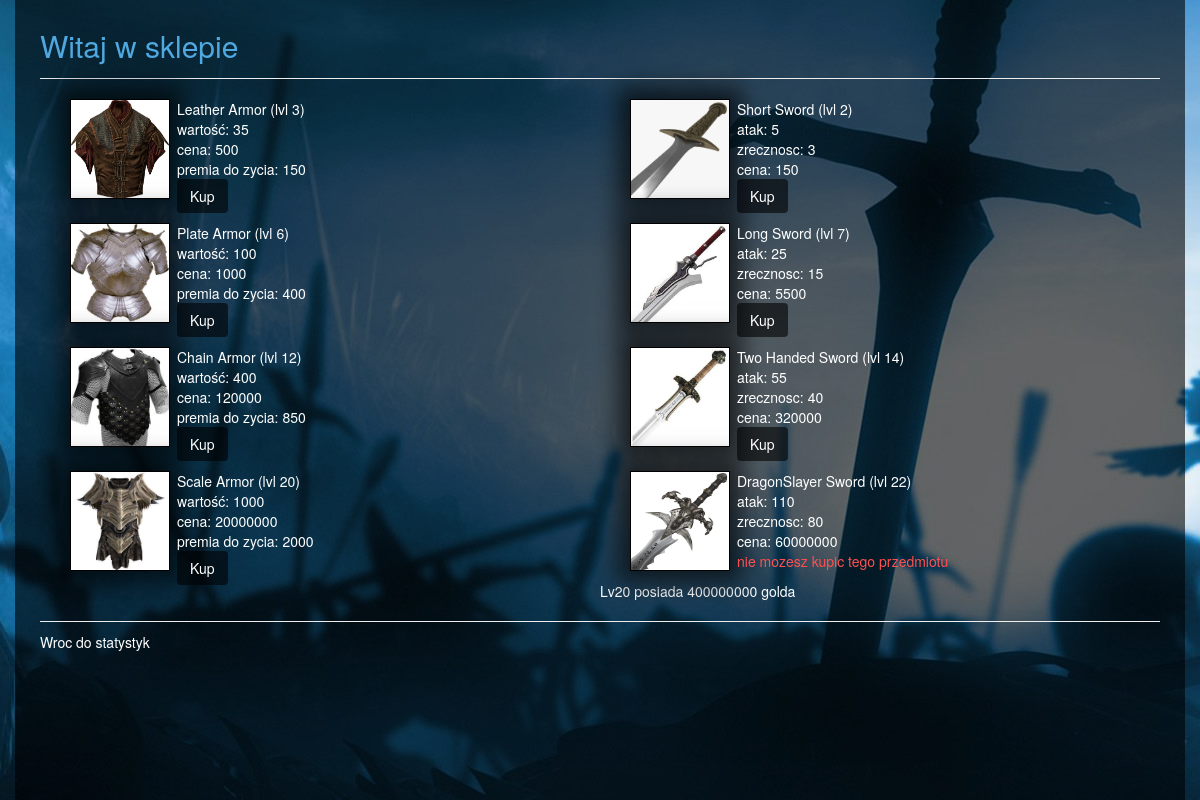
The app's page /player/7/shop/ with its own data.
### project/models.py (models this page shows, shortened)
class ArmorItem(models.Model):
    name = models.CharField(max_length=30)
    value = models.IntegerField()
    bonus_health = models.IntegerField()
    requiredlv = models.IntegerField()
    price = models.IntegerField()
    def __unicode__(self):
        return self.name

class Weapon(models.Model):
    name = models.CharField(max_length=30)
    bonus_attack = models.IntegerField()
    bonus_agility = models.IntegerField()
    requiredlv = models.IntegerField()
    price = models.IntegerField()
    def __unicode__(self):
        return self.name

class Player(models.Model):
    name = models.CharField(max_length=40)
    level = models.IntegerField()
    experience = models.IntegerField()
    requiredexp = models.IntegerField()
    strength = models.IntegerField()
    agility = models.IntegerField()
    maxhealth = models.IntegerField()
    health = models.IntegerField()
    attack = models.IntegerField()
    maxmana = models.IntegerField()
    mana = models.IntegerField()
    classname = models.ForeignKey(ClassName)
    armorid = models.ForeignKey(ArmorItem)
    bonus_attack = models.IntegerField()
    bonus_agility = models.IntegerField()
    bonus_health = models.IntegerField()
    isarmordamaged = models.BooleanField()
    gold = models.IntegerField()
    dot_damage = models.IntegerField()
    dot_rounds = models.IntegerField()
    small_elixir = models.IntegerField()
    medium_elixir = models.IntegerField()
    big_elixir = models.IntegerField()
    ultimate_elixir = models.IntegerField()

### project/views/shop.py (the view)
# urls.py: url(r'^player/(?P<p>[0-9]+)/shop/$', shop),
def shop(request, p):
    gamer = Player.objects.get(pk=p)
    return render(request, 'shop/shop_items.html', {
        'armor': ArmorItem.objects.exclude(pk=1),
        'weapon': Weapon.objects.all(),
        'p': gamer,
    })

### templates/shop/shop_items.html (shortened to what this page needs)
{% extends 'layout.html' %}
{% block content %}
    <div class="add_player_title">
        Witaj w sklepie
    </div>
    <hr/>
    <div id="this">
        {% include 'shop/buy.html'%}
    </div>
    <hr/>
    <a href="/player/{{p.id}}/">
        Wroc do statystyk
    </a>
{% endblock %}

### templates/shop/buy.html (shortened to what this page needs)
{% load staticfiles %}
  <div class="col-md-6">
        {% for item in armor %}
            <div class="shop">
                <div class="column_left">
                    <div class="armor_img">
                        {%if item.name  == "Leather Armor" %}
                            <img src="{% static 'css/content/armor1.jpg' %}" height="100%", width="100%">
                        {%elif item.name  == "Plate Armor"%}
                            <img src="{% static 'css/content/armor2.jpg' %}" height="100%", width="100%">
                        {%elif item.name  == "Chain Armor"%}
                            <img src="{% static 'css/content/armor3.jpg' %}" height="100%", width="100%">
                        {%else%}
                            <img src="{% static 'css/content/armor4.jpg' %}" height="100%", width="100%">
                        {%endif%}
                    </div>
                </div>
                <div class="armor_info">
                    {{ item.name }} (lvl {{item.requiredlv}})<br />
                    wartość: {{ item.value }}<br />
                    cena: {{ item.price}}<br />
                    premia do zycia: {{ item.bonus_health}}<br />
                    {% if p.armorid == item  %}
                        <div class="green">posiadasz ten przedmiot</div>
                    {% elif p.gold < item.price or p.level < item.requiredlv %}
                        <div class="red">nie mozesz kupic tego przedmiotu</div>
                    {% else %}
                        <button class ="btn btn_attack" onclick="Buy('{{item}}', {{item.price}})">Kup</button>
                    {% endif %}
                </div>
            </div>
        {% endfor %}
    </div>
    <div class="col-md-6">
        {% for item in weapon %}
            <div class="shop">
                <div class="column_left">
                    <div class="armor_img">
                        {%if item.name  == "Short Sword" %}
                            <img src="{% static 'css/content/sword1.jpg' %}" height="100%", width="100%">
                        {%elif item.name  == "Long Sword" %}
                            <img src="{% static 'css/content/sword2.jpg' %}" height="100%", width="100%">
                        {%elif item.name  == "Two Handed Sword" %}
                            <img src="{% static 'css/content/sword3.jpg' %}" height="100%", width="100%">
                        {%else%}
                            <img src="{% static 'css/content/sword4.jpg' %}" height="100%", width="100%">
                        {%endif%}
                    </div>
                </div>
                <div class="armor_info">
                    {{ item.name }} (lvl {{item.requiredlv}})<br />
                    atak: {{ item.bonus_attack }}<br />
                    zrecznosc: {{ item.bonus_agility }}<br />
                    cena: {{ item.price}}<br />
                    {% if p.bonus_attack == item.bonus_attack  %}
                        <div class="green">posiadasz ten przedmiot</div>
                    {% elif p.gold < item.price or p.level < item.requiredlv %}
                        <div class="red">nie mozesz kupic tego przedmiotu</div>
                    {% else %}
                        <button class ="btn btn_attack" onclick="Buy('{{item}}', {{item.price}})">Kup</button>
                    {% endif %}
                </div>
            </div>
        {% endfor %}
    </div>
    <p>
        {{p.name}} posiada {{p.gold}} golda
    </p>

### templates/static/css/site.css (style rules this page uses)
a { color: #fff; }
hr { margin: 10px 0px; }
.add_player_title { font-size: 30px; color: #4FA9E0; }
.shop { margin: 10px; }
.armor_img { border: solid 1px #000; height: 100px; width: 100px; -webkit-box-shadow: 0px 0px 22px 12px rgba(0,0,0,0.63); -moz-box-shadow: 0px 0px 22px 12px rgba(0,0,0,0.63); box-shadow: 0px 0px 22px 12px rgba(0,0,0,0.63); margin-right: 7px; }
.armor_info { padding: 0px; }
.column_left { padding-left: 5px; float: left; }
.red { color: rgba(255, 80, 80, 1); }
.btn_attack { background-color:rgba(0,0,0,0.6); color: #fff; }

### records on screen
ArmorItem: name "Leather Armor", requiredlv "3", value "35", price "500", bonus_health "150"
ArmorItem: name "Plate Armor", requiredlv "6", value "100", price "1000", bonus_health "400"
ArmorItem: name "Chain Armor", requiredlv "12", value "400", price "120000", bonus_health "850"
ArmorItem: name "Scale Armor", requiredlv "20", value "1000", price "20000000", bonus_health "2000"
Weapon: name "Short Sword", requiredlv "2", bonus_attack "5", bonus_agility "3", price "150"
Weapon: name "Long Sword", requiredlv "7", bonus_attack "25", bonus_agility "15", price "5500"
Weapon: name "Two Handed Sword", requiredlv "14", bonus_attack "55", bonus_agility "40", price "320000"
Weapon: name "DragonSlayer Sword", requiredlv "22", bonus_attack "110", bonus_agility "80", price "60000000", shows "nie mozesz kupic tego przedmiotu"
Player: name "Lv20", gold "400000000"
